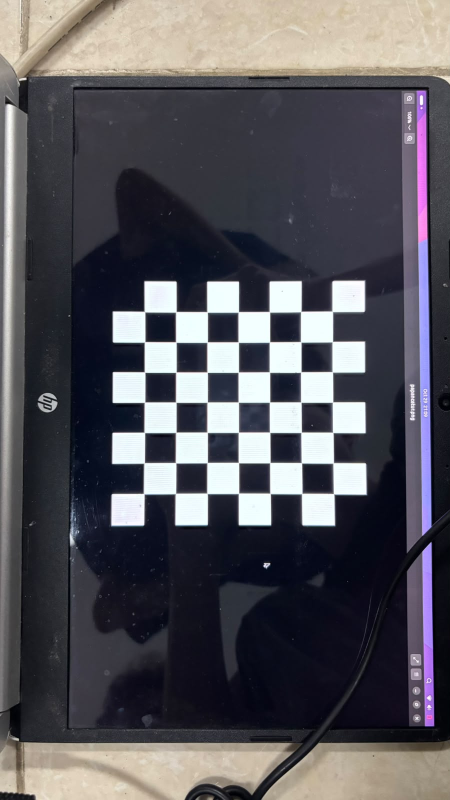
#> input picture foto_lagi/WhatsApp Image 2026-10-29 at 21.12.40.jpeg, 900 x 1600 px (shown at 1/2 size)
$ python trouble.py
#> lines starting #> are read from the running program, lines starting #| are printed output that depends on the picture
import cv2

img = cv2.imread("foto_lagi/WhatsApp Image 2026-10-29 at 21.12.40.jpeg")
#> img is the input picture: shape (1600, 900, 3); mean B, G, R 91.5, 85.3, 86.7
print("Ukuran foto:", None if img is None else img.shape)   # None = path salah
#| Ukuran foto: (1600, 900, 3)

gray = cv2.cvtColor(img, cv2.COLOR_BGR2GRAY)
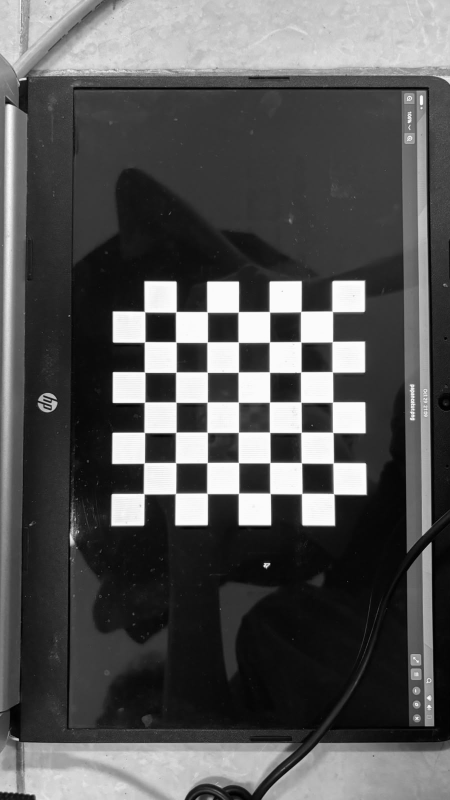
#> gray: shape (1600, 900) (shown at 1/2 size); min 0, max 255, mean 86.4

# perkecil jika foto sangat besar
scale = 1000 / max(gray.shape)
#> scale = 0.625
if scale < 1:
    gray = cv2.resize(gray, None, fx=scale, fy=scale)
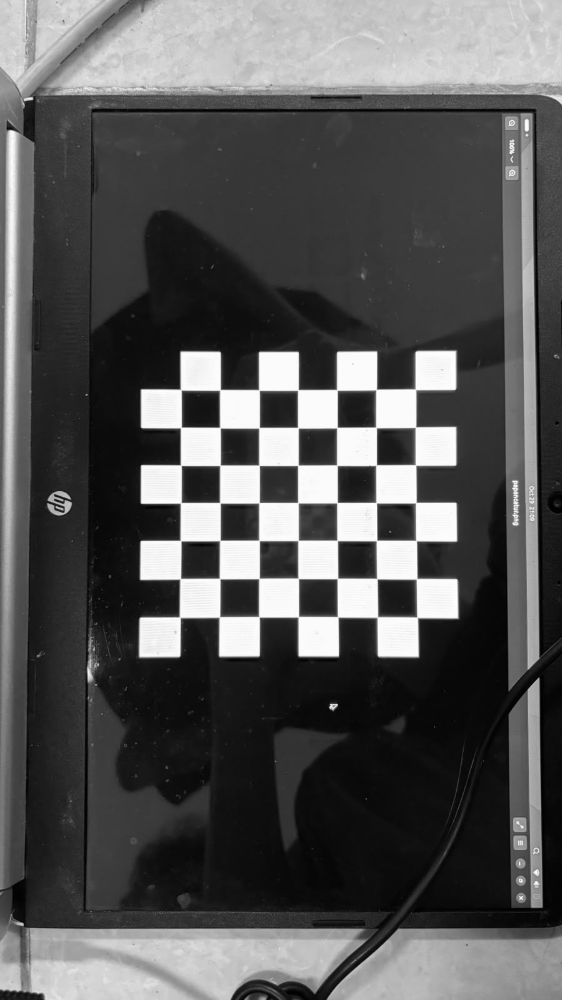
#> gray: shape (1000, 562); min 0, max 255, mean 86.4

flags = (cv2.CALIB_CB_ADAPTIVE_THRESH
         + cv2.CALIB_CB_NORMALIZE_IMAGE
         + cv2.CALIB_CB_FAST_CHECK * 0)

for cols in range(4, 13):
    for rows in range(3, 11):
        if cols < rows:
            continue
        ok, _ = cv2.findChessboardCorners(gray, (cols, rows), flags)
        if ok:
            print("TERDETEKSI dengan ukuran:", (cols, rows))

$ run again, with foto_lagi/WhatsApp Image 2026-10-29 at 21.12.36.jpeg copied over foto_lagi/WhatsApp Image 2026-10-29 at 21.12.40.jpeg
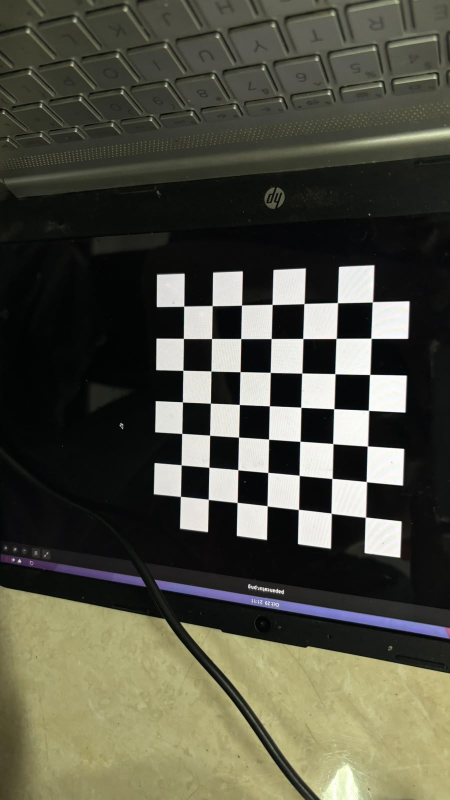
#> input picture foto_lagi/WhatsApp Image 2026-10-29 at 21.12.36.jpeg, 900 x 1600 px (shown at 1/2 size)
#> img is the input picture: shape (1600, 900, 3); mean B, G, R 66.6, 79.7, 80
#| Ukuran foto: (1600, 900, 3)
#> `gray = cv2.cvtColor(img, cv2.COLOR_BGR2GRAY)`:
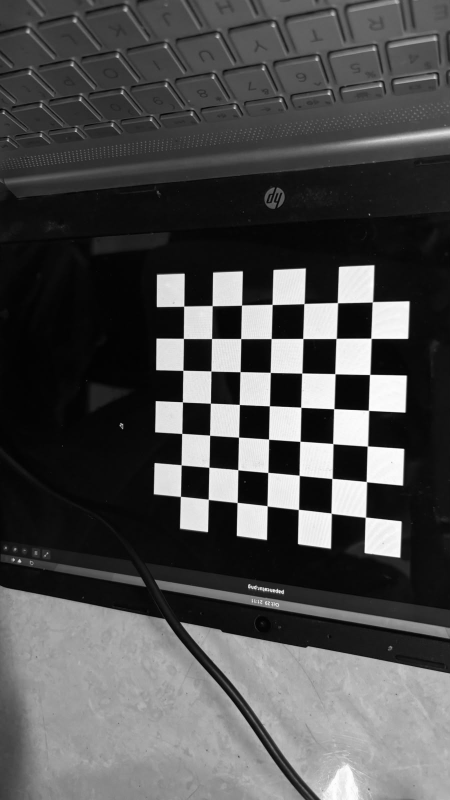
#> gray: shape (1600, 900) (shown at 1/2 size); min 0, max 255, mean 78.3
#> `gray = cv2.resize(gray, None, fx=scale, fy=scale)`:
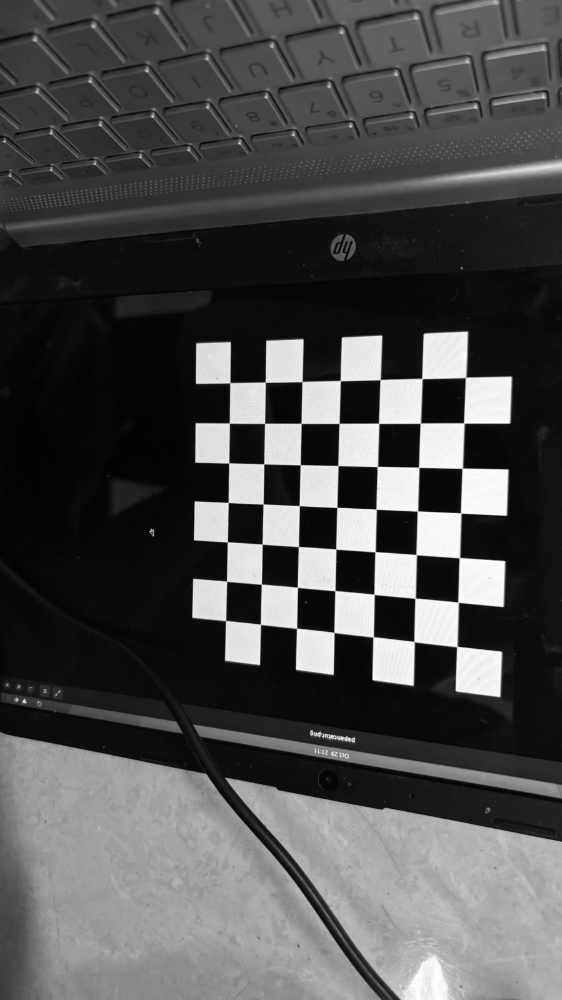
#> gray: shape (1000, 562); min 1, max 254, mean 78.3

$ run again, with foto_lagi/WhatsApp Image 2026-10-29 at 21.12.37.jpeg copied over foto_lagi/WhatsApp Image 2026-10-29 at 21.12.40.jpeg
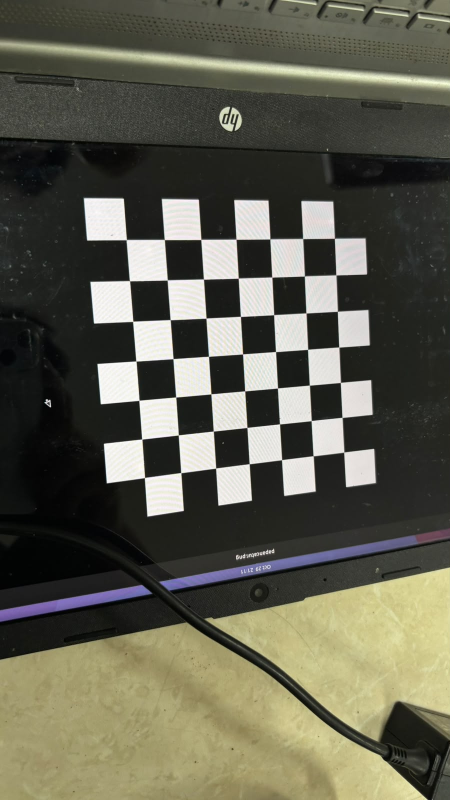
#> input picture foto_lagi/WhatsApp Image 2026-10-29 at 21.12.37.jpeg, 900 x 1600 px (shown at 1/2 size)
#> img is the input picture: shape (1600, 900, 3); mean B, G, R 80.3, 94.7, 95.7
#| Ukuran foto: (1600, 900, 3)
#> `gray = cv2.cvtColor(img, cv2.COLOR_BGR2GRAY)`:
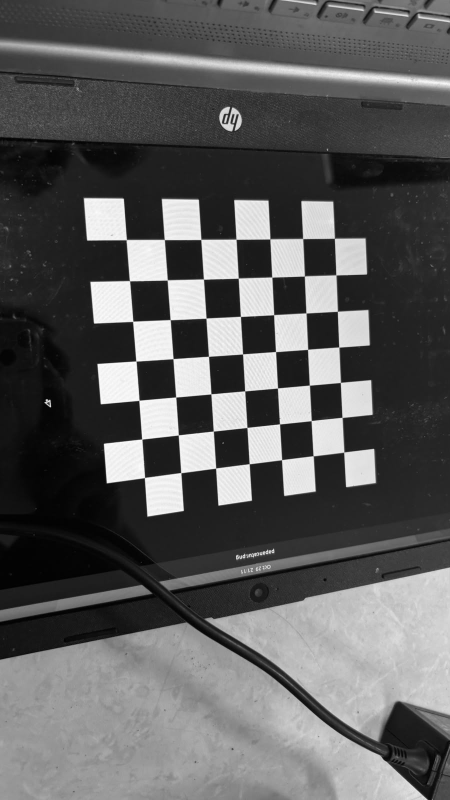
#> gray: shape (1600, 900) (shown at 1/2 size); min 0, max 255, mean 93.3
#> `gray = cv2.resize(gray, None, fx=scale, fy=scale)`:
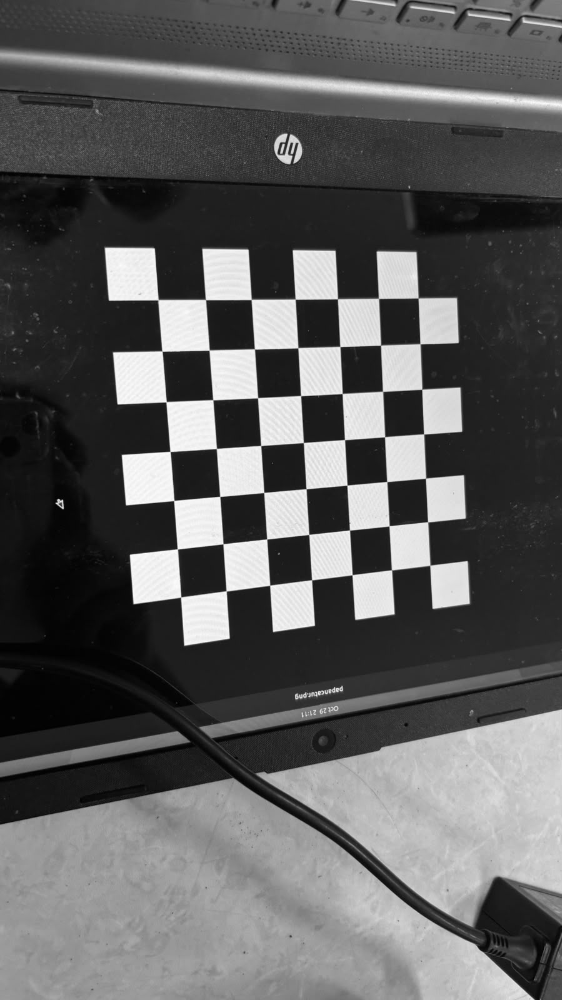
#> gray: shape (1000, 562); min 0, max 254, mean 93.3

$ run again, with foto_lagi/WhatsApp Image 2026-10-29 at 21.12.38.jpeg copied over foto_lagi/WhatsApp Image 2026-10-29 at 21.12.40.jpeg
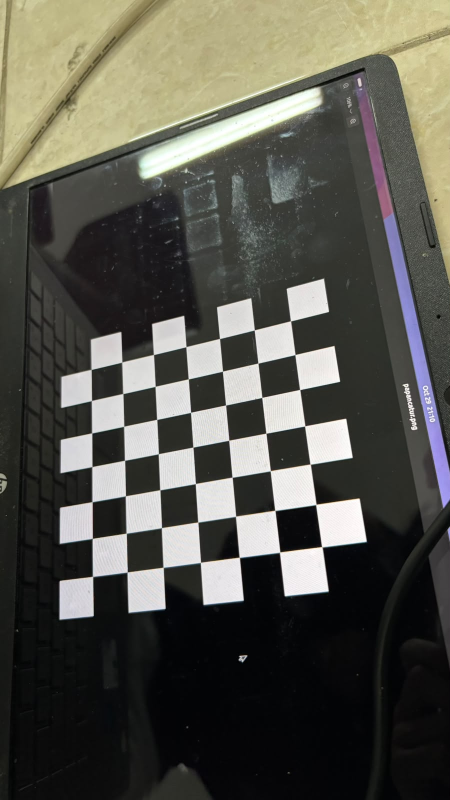
#> input picture foto_lagi/WhatsApp Image 2026-10-29 at 21.12.38.jpeg, 900 x 1600 px (shown at 1/2 size)
#> img is the input picture: shape (1600, 900, 3); mean B, G, R 77.6, 85.8, 86.6
#| Ukuran foto: (1600, 900, 3)
#> `gray = cv2.cvtColor(img, cv2.COLOR_BGR2GRAY)`:
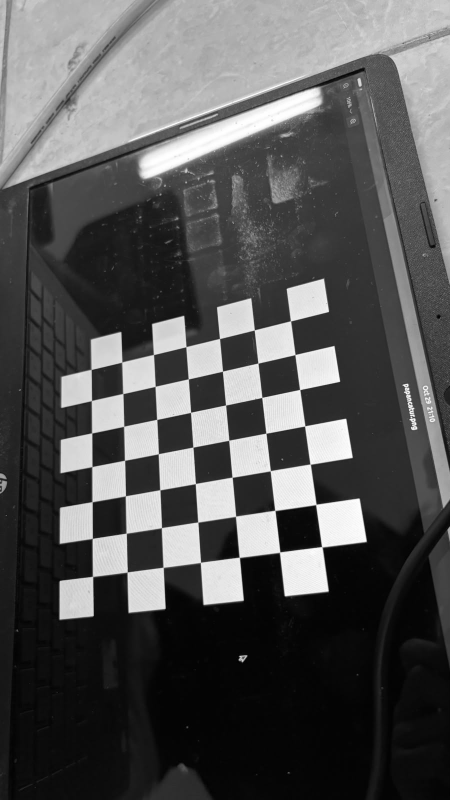
#> gray: shape (1600, 900) (shown at 1/2 size); min 0, max 255, mean 85.1
#> `gray = cv2.resize(gray, None, fx=scale, fy=scale)`:
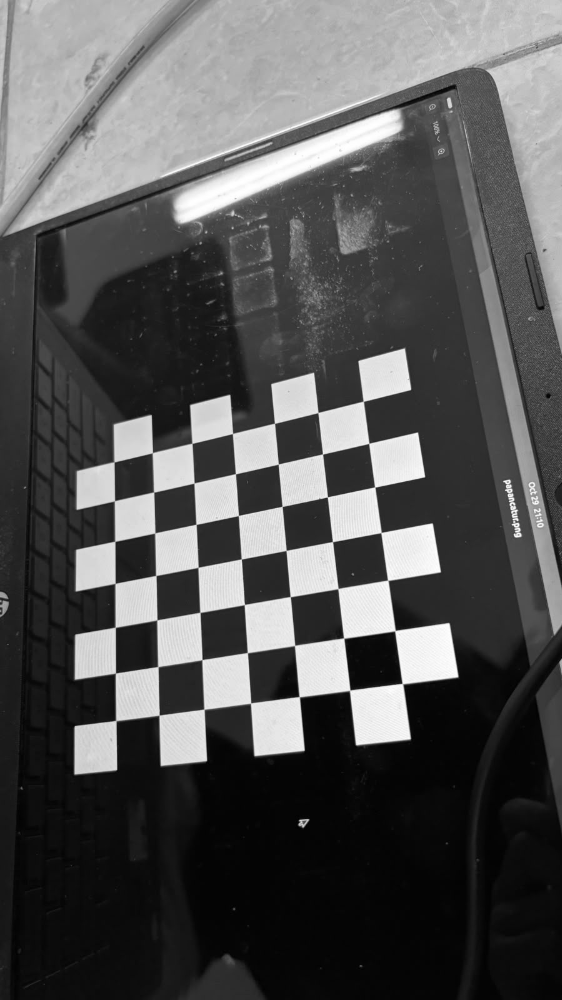
#> gray: shape (1000, 562); min 0, max 255, mean 85
